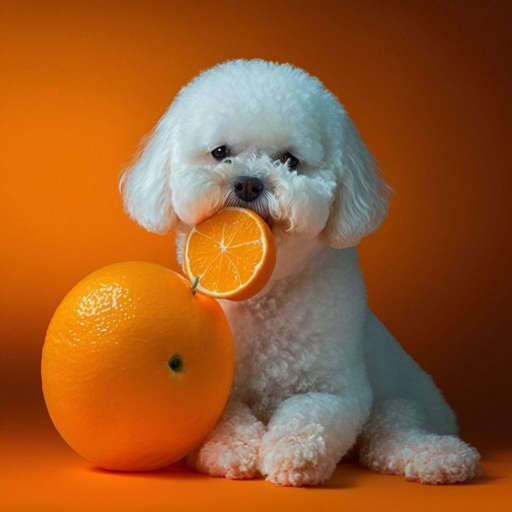
#> input picture cute-dog.jpg, 1024 x 1024 px (shown at 1/2 size)
$ jupyter execute image_filtering.ipynb
#> lines starting #> are read from the running program, lines starting #| are printed output that depends on the picture; after the words box and inside, x2 and y2 are one past the last pixel; in counts of white or black regions, pixels touching at a corner belong together
[cell 1]
import numpy as np
import matplotlib.pyplot as plt
import cv2
from scipy import signal

[cell 2]
img = plt.imread("cute-dog.jpg")[:,:,:3]
#> img is the input picture: shape (1024, 1024, 3); mean R, G, B 153.1, 89.1, 40.6

[cell 3]
gray_img = cv2.cvtColor(img, cv2.COLOR_RGB2GRAY)
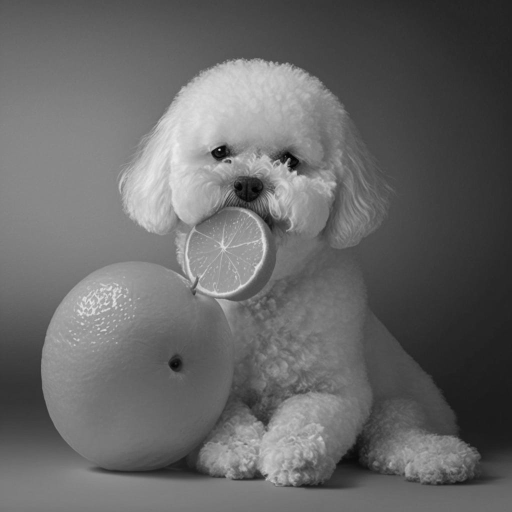
#> gray_img: shape (1024, 1024) (shown at 1/2 size); min 0, max 238, mean 102.7

[cell 4]
smooth_filter= np.ones((15,15))/225

[cell 5]
#Convolve smooth_filter to gray_img with symmetric boundaries
blur_img = signal.convolve2d(gray_img, smooth_filter, boundary="symm", mode="same")

[cell 6]
fig, (ax1, ax2) = plt.subplots(1, 2, figsize=(10, 15))
ax1.imshow(gray_img, cmap="gray")
ax2.imshow(blur_img, cmap="gray")
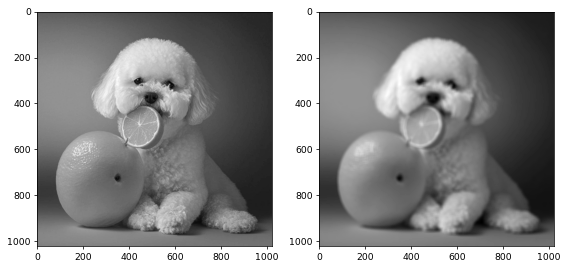
#> figure drawn by matplotlib, 2 panels

[cell 7]
#Creating edge filters on x and y axis
x_filter = np.array([[-1,0,1],[-1,0,1],[-1,0,1]])
y_filter = x_filter.T.copy()

[cell 8]
#Convolve x and y filters to gray_img with symmetric boundaries
fx = signal.convolve2d(gray_img, x_filter, boundary="symm", mode="same")
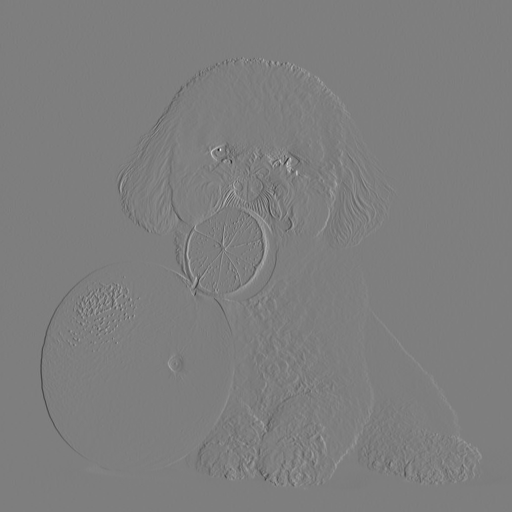
#> fx: shape (1024, 1024) int64 (shown at 1/2 size); min -418, max 427, mean 0.4; drawn with min black and max white
fy = signal.convolve2d(gray_img, y_filter, boundary="symm", mode="same")

[cell 9]
#Defining gradient magnitude
gm = (fx**2 + fy**2) ** 0.5
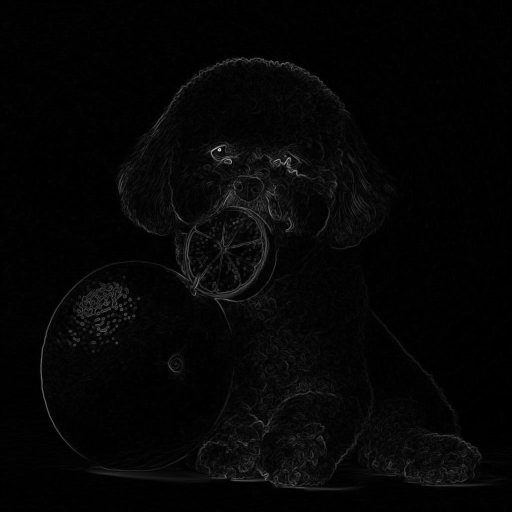
#> gm: shape (1024, 1024) float64 (shown at 1/2 size); min 0, max 492.6, mean 10.7; drawn with min black and max white

[cell 10]
plt.imshow(gm, cmap="gray")

[cell 11]
#Defining threshold to find edges above threshold
th = gm.max() - 20*gm.std()
#> th = 113.2
th
#> Out = 113.2

[cell 12]
#Finding edges which are above threshold
im_edge = gm > th
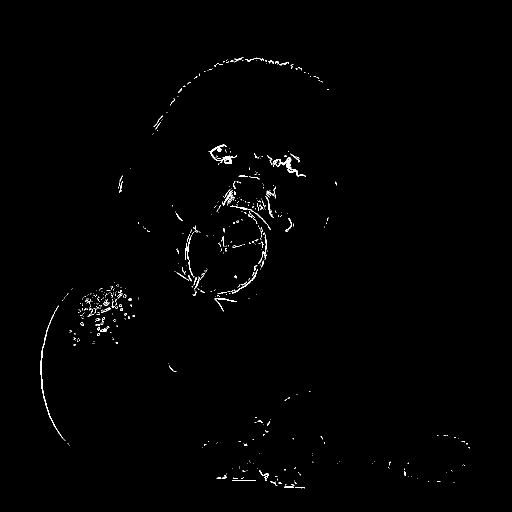
#> im_edge: shape (1024, 1024) bool (shown at 1/2 size); 0.63% white in thin lines or dots, all inside (x1, y1, x2, y2) = (81, 115, 940, 977)

[cell 13]
plt.imshow(im_edge, cmap="gray")

[cell 14]
#Increasing edges of blured images to make sharpen
sharp_img = blur_img + .6*gm
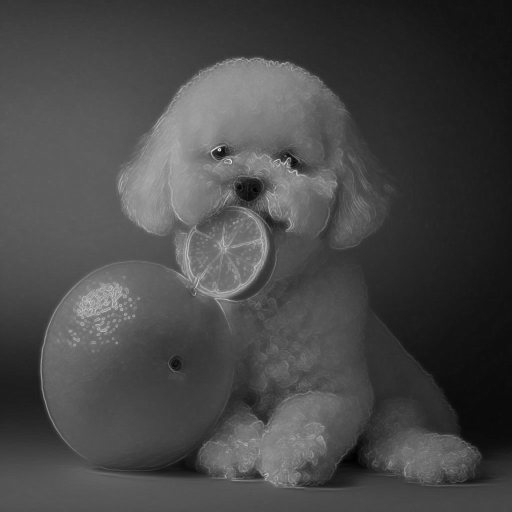
#> sharp_img: shape (1024, 1024) float64 (shown at 1/2 size); min 13.25, max 352.9, mean 109.1; drawn with min black and max white

[cell 15]
fig, (ax1, ax2) = plt.subplots(1, 2, figsize=(10, 15))
ax1.imshow(blur_img, cmap="gray")
ax2.imshow(sharp_img, cmap="gray")
